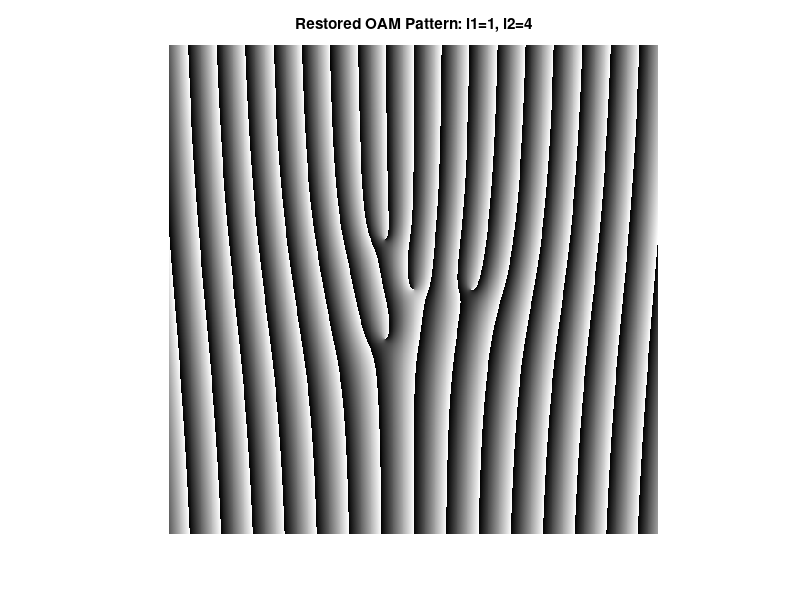

Reproduce this figure in MATLAB.
%% ForkedDiffractionGrating_OAM_Superposition_Fixed
%
% Based on code by Brett Rojec and Kiko Galvez.
% Refactored by Sun-optica (BIT) to match original physics exactly.

clear all;
close all;

%% 1. Parameter Definitions
s = 0.1;          % Fringe density
ell1 = 1;         % Corresponds to original 'ell'
ell2 = 4;         % Corresponds to original 'e22'

% Parameters matching original code
Nx = 1024; 
Ny = 1024;  
w = 100;          % Waist width
ampmod = false;   % Amplitude modulation switch
phaseblaze = true;
bowmanblaze = false;

imName = 'SLMpat'; 

%% 2. Optimized Phase Calculation (Vectorized)

% 2.1 Coordinate System
x0 = Nx/2; 
y0 = Ny/2;
[x_grid, y_grid] = meshgrid(1:Nx, 1:Ny);
xr = x_grid - x0;
yr = y_grid - y0;
[phi, r] = cart2pol(xr, yr); % Get polar coordinates

% 2.2 Construct Fields (Restoring Original Logic)

% --- Field 1 (Original: terms with ell) ---
% Original used -sin(ell*phi) and -cos(ell*phi), which is -exp(1j*ell*phi)
Term1 = -exp(1j * ell1 * phi); 

% --- Field 2 (Original: terms with e22) ---
% Restore the amplitude scaling factor from original code:
% factor = sqrt(ell!/e22!) * (r*sqrt(2)/w)^(abs(e22)-abs(ell))
fact_ratio = sqrt(factorial(abs(ell1)) / factorial(abs(ell2)));
radial_term = (r * sqrt(2) / w) .^ (abs(ell2) - abs(ell1));

Amplitude_Factor = fact_ratio * radial_term;

Term2 = Amplitude_Factor .* exp(1j * ell2 * phi);

% 2.3 Superposition
E_total = Term1 + Term2;

% 2.4 Extract Phase
% Original code logic: atan2(Im, Re) is essentially angle(E_total)
raw_phase = angle(E_total);

% 2.5 Add Grating (Tilt)
phi_final = raw_phase + s * xr; 

% 2.6 Amplitude Modulation "Fudge" Factor (Optional)
% If you want strictly original behavior when ampmod=true
fudge = ones(Ny, Nx);
if ampmod
    % Original formula approximation
    fudge = (r.^abs(ell1)) .* exp(-r.^2/w^2) / ((w*sqrt(ell1/2))^abs(ell1)*exp(-ell1/2));
end

%% 3. Modulation and Output

% Normalize to [0, 1]
if phaseblaze
    r1 = mod(phi_final, 2*pi) / (2*pi);
else
    % Binary
    r1 = mod(phi_final, 2*pi) / (2*pi);
    r1(r1 >= 0.5) = 1;
    r1(r1 < 0.5) = 0;
end

% Apply Amp Mod
if ampmod
    r1 = r1 .* fudge;
end

% Bowman Blaze (Skipped for brevity, can be added if needed)

% Output
C = zeros(Ny, Nx, 3);
C(:,:,1) = r1; C(:,:,2) = r1; C(:,:,3) = r1;

figure(1);
imshow(C, [0 1]);
colormap(gray);
axis equal; axis off;
title(['Restored OAM Pattern: l1=', num2str(ell1), ', l2=', num2str(ell2)]);

%% 4. Save Output to Sibling 'results' Folder

% 1. Get the absolute path of the folder containing this script (e.g., .../src)
%    mfilename('fullpath') returns the full path of the script without extension
currentScriptPath = mfilename('fullpath');
[currentFolder, ~, ~] = fileparts(currentScriptPath);

% 2. Go up one level to the Project Root (e.g., .../Project)
%    We use fileparts again on the currentFolder to get its parent
[projectRoot, ~, ~] = fileparts(currentFolder);

% 3. Define the full path for the 'results' folder (e.g., .../Project/results)
outputDir = fullfile(projectRoot, 'results');

% 4. Check if 'results' folder exists, if not, create it automatically
if ~exist(outputDir, 'dir')
    mkdir(outputDir);
    disp(['Created new directory: ', outputDir]);
end

% 5. Construct the full file path
fullFileName = fullfile(outputDir, [imName, '_Restored.bmp']);

% 6. Save the image
imwrite(C, fullFileName, 'png');

disp(['Success! Image saved to: ', fullFileName]);